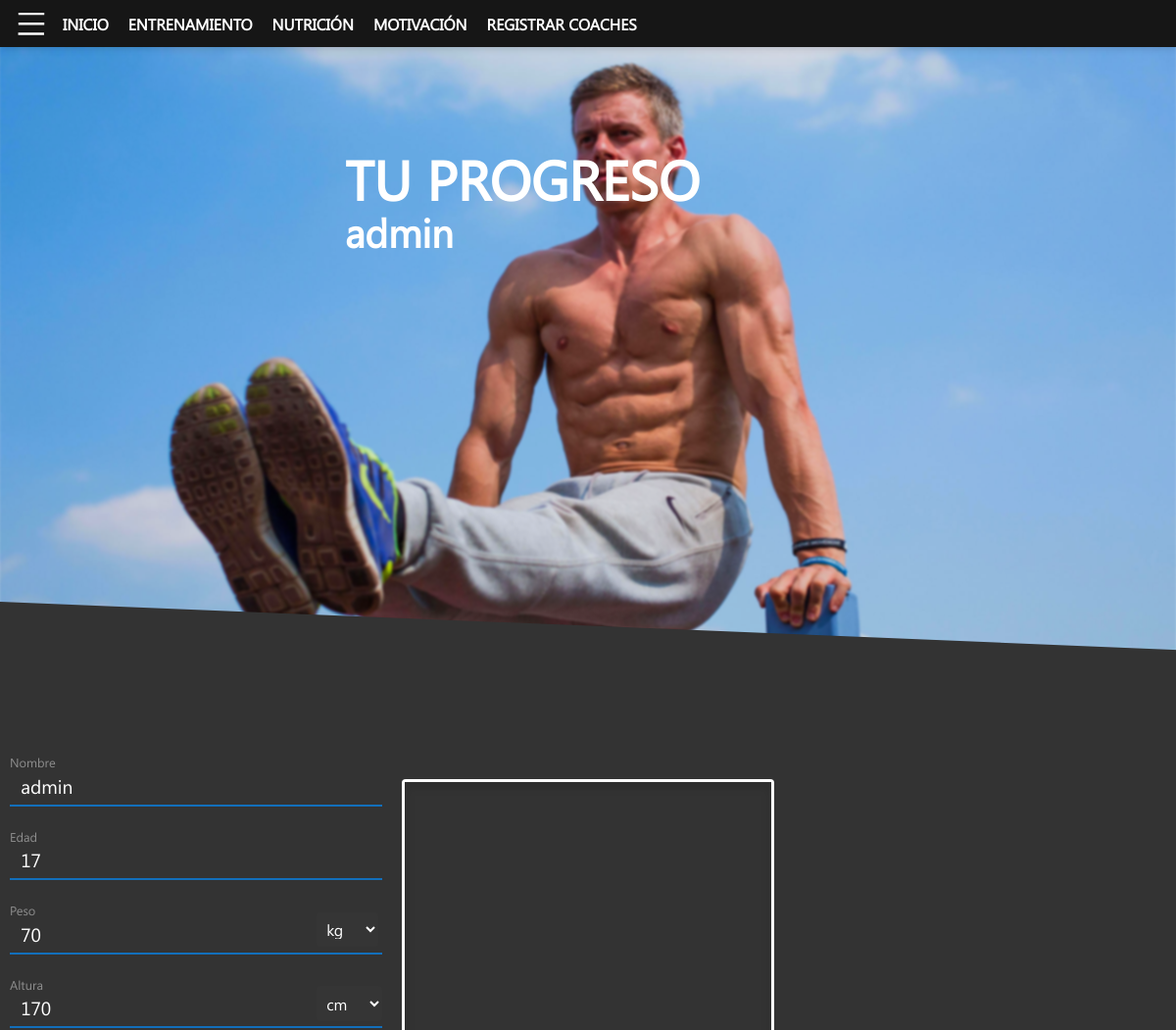
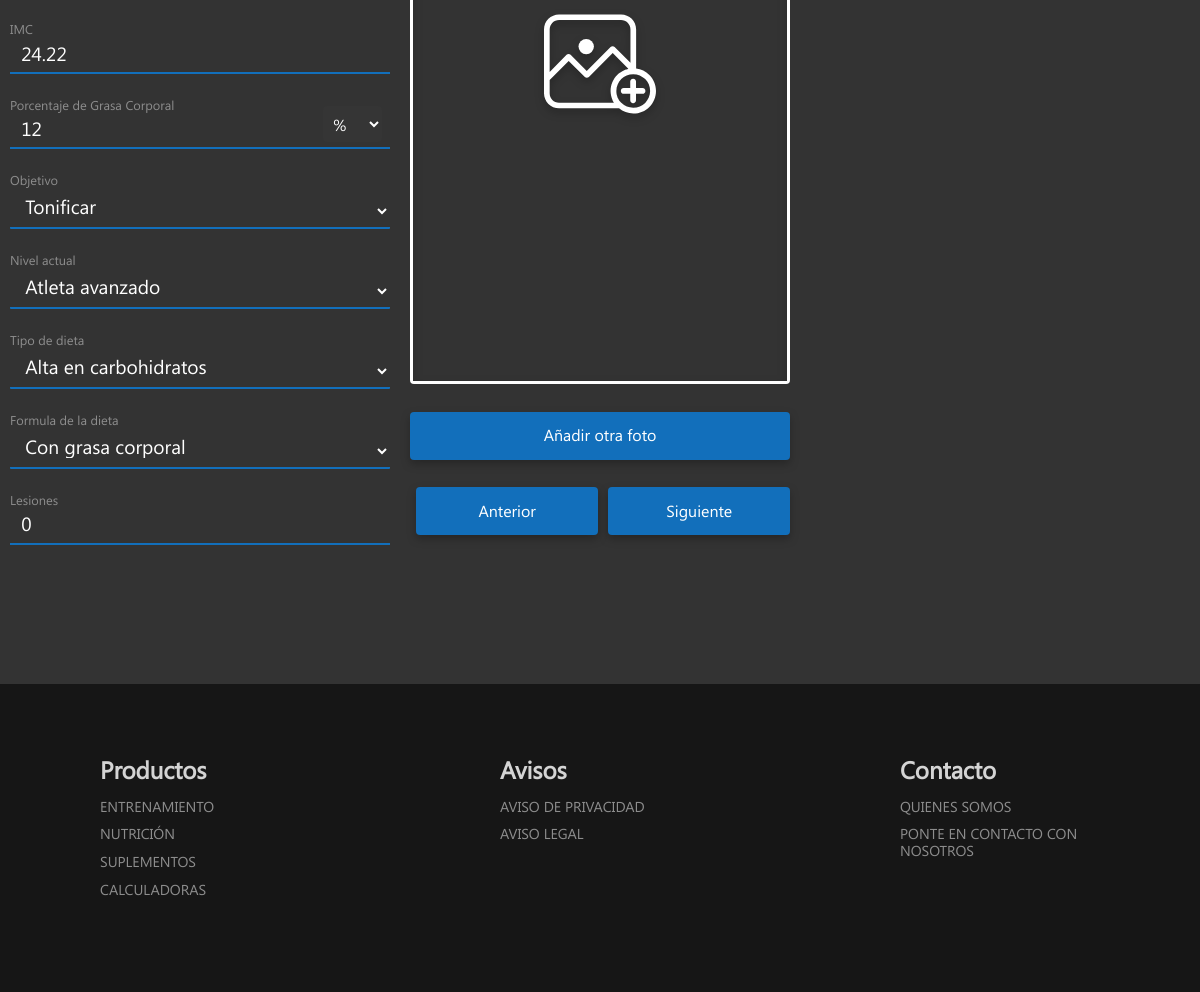
The page /miprogreso.php (signed in) on the database its author committed (2 pictures, top to bottom).
### tables this page shows
CREATE TABLE clientes(
    idUsuario INT NOT NULL,
    unidadAltura VARCHAR(2),
    unidadPeso VARCHAR(2),
    edad INT,
    altura INT,
    peso INT,
    genero VARCHAR(20),
    objetivo VARCHAR(30),
    nivel VARCHAR(40),
    lesiones INT,
    porcentajeGrasa INT,
    tipoDieta ENUM('Alta en carbohidratos', 'Baja en carbohidratos', 'Alta en proteína'),
    tipoFormula ENUM('Con grasa corporal', 'Sin grasa corporal'),
    idCoachNutriologo INT,
    idCoachEntrenador INT,
    PRIMARY KEY (idUsuario),
    FOREIGN KEY (idUsuario) REFERENCES usuarios(idUsuario),
    FOREIGN KEY (idCoachNutriologo) REFERENCES coaches(idCoach),
    FOREIGN KEY (idCoachEntrenador) REFERENCES coaches(idCoach)
)ENGINE InnoDB;

### php/database.php (called while the page is built, shortened)
<?php
    class funcionesDB extends Conexion{
        public function obtenerDatosCompletos($conexion, $data){
            $query = "SELECT usuarios.tipoUsuario,
                clientes.unidadAltura, clientes.unidadPeso, clientes.edad, clientes.peso, clientes.altura, clientes.objetivo, clientes.nivel, clientes.lesiones,
                clientes.porcentajeGrasa, clientes.tipoDieta, clientes.tipoFormula,clientes.idCoachNutriologo, clientes.idCoachEntrenador
                from usuarios
                JOIN clientes ON clientes.idUsuario = usuarios.idUsuario
                WHERE usuarios.idUsuario=?";
            $result = $conexion->prepare($query);
            $result->execute([$data]);
            return $result->fetchAll(PDO::FETCH_ASSOC);
        }
        public function obtenerImagenes($conexion, $data){
            $result = $conexion->prepare('SELECT src, fechaCreacion FROM imagenes WHERE idUsuario=?');
            $result->execute([$data]);
            return $result->fetchAll(PDO::FETCH_ASSOC);
        }
    }
?>

### miprogreso.php (the view, shortened to what this page needs)
<?php
    if(isset($_SESSION['idUsuario']) && $_SESSION['idUsuario'] != ''){
        include_once('php/database.php');
        $conexion = Conexion::Conectar();
        $funcionesDB = new funcionesDB;
        $data = $funcionesDB->obtenerDatosCompletos($conexion, $_SESSION['idUsuario']);
        $unidadAltura = $data[0]['unidadAltura'];
        $unidadPeso = $data[0]['unidadPeso'];
        $edad = $data[0]['edad'];
        $peso = $data[0]['peso'];
        $altura = $data[0]['altura'];
        $objetivo = $data[0]['objetivo'];
        $nivelEntrenamiento = $data[0]['nivel'];
        $lesiones = $data[0]['lesiones'];
        $porcentajeGrasa = $data[0]['porcentajeGrasa'];
        $tipoDieta = $data[0]['tipoDieta'];
        $tipoFormula = $data[0]['tipoFormula'];
        if ($altura != null && $peso != null && $altura != '' && $peso != '' && $altura != 0 && $peso != 0) {
            $IMC = number_format($peso / ($altura  / 100 * $altura / 100), 2);
        }
    }else{
        header('location: login.php');
    }
?>
<!DOCTYPE html>
<html lang = es>
<html>
    <head>
        <link rel = "stylesheet" href = "src/css/styles.css" type ="TEXT/CSS">
    </head>
    <body>
        <?php include_once('php/handlebars/header.php')?>
        <main>
            <section class="background background-image-8">
                <div class="background-filter"></div>
                <div class="image-8">
                    <h1>TU PROGRESO</h1>
                    <h2 class="nameUser"><?php echo $_SESSION['nombreUsuario']?></h2>
                </div>
            </section>
            <section class="divider hide-on-small-and-down">
            </section>
            <section class="information">
                <div class="progress-container">
                    <div>
                        <form autocomplete="off">
                            <label for="Nombre">
                                <p>Nombre</p>
                            </label>
                            <input type="text" name="Nombre" value="<?php echo $_SESSION['nombreUsuario']?>">
                            <label for="Edad">
                                <p>Edad</p>
                            </label>
                            <input type="number" name="Edad" value="<?php echo $edad?>">
                            <label for="Peso">
                                <p>Peso</p>
                            </label>
                            <input type="number" name="Peso" value="<?php echo $peso?>">
                                <select name="weightUnit" id="weightUnit" class="unidadesSelect" readonly>
                                    <option value="<?php echo $unidadPeso ?>"><?php echo $unidadPeso?></option>
                                </select>
                            <label for="Altura">
                                <p>Altura</p>
                            </label>
                            <input type="number" name="Altura" value="<?php echo $altura?>">
                                <select name="heightUnit" id="heightUnit" class="unidadesSelect" readonly >
                                    <option value="<?php echo $unidadAltura ?>"><?php echo $unidadAltura?></option>
                                </select>
                            <label for="IMC">
                                <p>IMC</p>
                            </label>
                            <input type="number" name="IMC" value="<?php echo $IMC?>" readonly>
                            <label for="porcentajeGrasa">
                                <p>Porcentaje de Grasa Corporal</p>
                            </label>
                            <input type="number" name="porcentajeGrasa" value="<?php echo $porcentajeGrasa?>">
                            <select name="porcentajeGrasa" id="porcentajeGrasa" class="unidadesSelect" readonly >
                                    <option value="%">%</option>
                                </select>
                            <div>
                                <label for="Objetivo">
                                    <p>Objetivo</p>
                                </label>
                                <select name="Objetivo" readonly>
                                    <option value="<?php echo $objetivo ?>"><?php echo $objetivo ?></option>
                                </select>
                            </div>
                            <div>
                                <label for="Nivel">
                                    <p>Nivel actual</p>
                                </label>
                                <select name="Nivel">
                                    <option value="<?php echo $nivelEntrenamiento ?>"><?php echo $nivelEntrenamiento ?></option>
                                </select>
                            </div>
                            <div>
                                <label for="TipoDieta">
                                    <p>Tipo de dieta</p>
                                </label>
                                <select name="TipoDieta">
                                    <option value="<?php echo $tipoDieta ?>"><?php echo $tipoDieta ?></option>
                                </select>
                            </div>
                            <div>
                                <label for="tipoFormula">
                                    <p>Formula de la dieta</p>
                                </label>
                                <select name="tipoFormula">
                                    <option value="<?php echo $tipoFormula ?>"><?php echo $tipoFormula ?></option>
                                </select>
                            </div>
                            <label for="Lesiones">
                                <p>Lesiones</p>
                            </label>
                            <input type="number" name="Lesiones" value="<?php echo $lesiones?>">
                        </form>
                    </div>
                    <div class="img-user-progress">
                        <div class="formPhoto">
                            <?php
                            $data = $funcionesDB->obtenerImagenes($conexion, $_SESSION['idUsuario']);
                            if(count($data) != 0){
                                $template = '';
                                $estado = 'after';
                                $contador = 0;
                                foreach ($data as $dato){
                                    if ($contador >= count($data) - 1) {
                                        $estado = 'now';
                                    }
                                    $template .= '
                                    <div class="img-user ' .  $estado . '">
                                        <div class="header-img">
                                            <h2>' . $dato['fechaCreacion'] . '</h2>
                                            <div class="delete-img">
                                                <svg viewBox="0 0 512 512" xmlns="http://www.w3.org/2000/svg" onclick="eliminarFoto(\'' . $dato['src'] .'\', \''. $dato['fechaCreacion'] .'\')">
                                                    <path d="m256 0c-141.164062 0-256 114.835938-256 256s114.835938 256 256 256 256-114.835938 256-256-114.835938-256-256-256zm0 0" fill="#126fbb"></path>
                                                    <path d="m350.273438 320.105469c8.339843 8.34375 8.339843 21.824219 0 30.167969-4.160157 4.160156-9.621094 6.25-15.085938 6.25-5.460938 0-10.921875-2.089844-15.082031-6.25l-64.105469-64.109376-64.105469 64.109376c-4.160156 4.160156-9.621093 6.25-15.082031 6.25-5.464844 0-10.925781-2.089844-15.085938-6.25-8.339843-8.34375-8.339843-21.824219 0-30.167969l64.109376-64.105469-64.109376-64.105469c-8.339843-8.34375-8.339843-21.824219 0-30.167969 8.34375-8.339843 21.824219-8.339843 30.167969 0l64.105469 64.109376 64.105469-64.109376c8.34375-8.339843 21.824219-8.339843 30.167969 0 8.339843 8.34375 8.339843 21.824219 0 30.167969l-64.109376 64.105469zm0 0" fill="#fafafa"></path>
                                                </svg>
                                            </div>
                                        </div>
                                        <img src="' . substr($dato['src'], 3) .'">
                                        </div>
                                    ';
                                    $contador++;
                                }
                                echo $template;
                                echo '
                                    <form id="frmImage" onsubmit="return false" class ="hide">
                                    <div class="photoSelectButton">
                                        <div class="photoInput">
                                                <svg version="1.1" id="Capa_1" xmlns="http://www.w3.org/2000/svg" xmlns:xlink="http://www.w3.org/1999/xlink" x="0px" y="0px"
                                                viewBox="0 0 419.2 419.2" style="enable-background:new 0 0 419.2 419.2;" xml:space="preserve">
                                                <g>
                                                    <g>
                                                        <g>
                                                            <circle cx="158" cy="144.4" r="28.8"/>
                                                            <path d="M394.4,250.4c-13.6-12.8-30.8-21.2-49.6-23.6V80.4c0-15.6-6.4-29.6-16.4-40C318,30,304,24,288.4,24h-232
                                                                c-15.6,0-29.6,6.4-40,16.4C6,50.8,0,64.8,0,80.4v184.4V282v37.2c0,15.6,6.4,29.6,16.4,40c10.4,10.4,24.4,16.4,40,16.4h224.4
                                                                c14.8,12,33.2,19.6,53.6,19.6c23.6,0,44.8-9.6,60-24.8c15.2-15.2,24.8-36.4,24.8-60C419.2,286.8,409.6,265.6,394.4,250.4z
                                                                 M21.2,80.4c0-9.6,4-18.4,10.4-24.8c6.4-6.4,15.2-10.4,24.8-10.4h232c9.6,0,18.4,4,24.8,10.4c6.4,6.4,10.4,15.2,10.4,24.8v124.8
                                                                l-59.2-58.8c-4-4-10.8-4.4-15.2,0L160,236l-60.4-60.8c-4-4-10.8-4.4-15.2,0l-63.2,64V80.4z M56,354.8v-0.4
                                                                c-9.6,0-18.4-4-24.8-10.4c-6-6.4-10-15.2-10-24.8V282v-12.8L92.4,198l60.4,60.4c4,4,10.8,4,15.2,0l89.2-89.6l58.4,58.8
                                                                c-1.2,0.4-2.4,0.8-3.6,1.2c-1.6,0.4-3.2,0.8-5.2,1.6c-1.6,0.4-3.2,1.2-4.8,1.6c-1.2,0.4-2,0.8-3.2,1.6c-1.6,0.8-2.8,1.2-4,2
                                                                c-2,1.2-4,2.4-6,3.6c-1.2,0.8-2,1.2-3.2,2c-0.8,0.4-1.2,0.8-2,1.2c-3.6,2.4-6.8,5.2-9.6,8.4c-15.2,15.2-24.8,36.4-24.8,60
                                                                c0,6,0.8,11.6,2,17.6c0.4,1.6,0.8,2.8,1.2,4.4c1.2,4,2.4,8,4,12v0.4c1.6,3.2,3.2,6.8,5.2,9.6H56z M378.8,355.2
                                                                c-11.6,11.6-27.2,18.4-44.8,18.4c-16.8,0-32.4-6.8-43.6-17.6c-1.6-1.6-3.2-3.6-4.8-5.2c-1.2-1.2-2.4-2.8-3.6-4
                                                                c-1.6-2-2.8-4.4-4-6.8c-0.8-1.6-1.6-2.8-2.4-4.4c-0.8-2-1.6-4.4-2-6.8c-0.4-1.6-1.2-3.6-1.6-5.2c-0.8-4-1.2-8.4-1.2-12.8
                                                                c0-17.6,7.2-33.2,18.4-44.8c11.6-11.6,27.2-18.4,44.8-18.4c17.6,0,33.2,7.2,44.8,18.4c11.6,11.2,18.4,27.2,18.4,44.8
                                                                C397.2,328,390,343.6,378.8,355.2z"/>
                                                            <path d="M368.8,299.6h-24.4v-24.4c0-6-4.8-10.8-10.8-10.8s-10.8,4.8-10.8,10.8v24.4h-24.4c-6,0-10.8,4.8-10.8,10.8
                                                                s4.8,10.8,10.8,10.8h24.4v24.4c0,6,4.8,10.8,10.8,10.8s10.8-4.8,10.8-10.8v-24.4h24.4c6,0,10.8-4.8,10.8-10.8
                                                                S374.8,299.6,368.8,299.6z"/>
                                                        </g>
                                                    </g>
                                                </g>
                                                </svg>
                                            </div>
                                        </div>
                                        <input type="file" name="image" id="Foto" accept=".jpg,.png">
                                    </form>';
                            }else{
                                echo '
                                    <form id="frmImage" onsubmit="return false">
                                    <div class="photoSelectButton">
                                        <div class="photoInput">
                                            </div>
                                        </div>
                                    </form>';
                            }
                            ?>
                        </div>
                        <div class="buttonImg" style="display: flex;" id="addNewPhoto">
                            <label for="addNewPhoto">Añadir otra foto</label>
                        </div>
                        <div class="buttonImg" id="before">
                            <label for="Anterior">Anterior</label>
                        </div>
                        <div class="buttonImg" id="after">
                            <label for="Anterior">Siguiente</label>
                        </div>
                    </div>
                </div>
            </section>
            <footer>
                <div>
                    <h3>Productos</h3>
                    <ul>
                        <li><a href="">ENTRENAMIENTO</a></li>
                        <li><a href="">NUTRICIÓN</a> </li>
                        <li><a href="">SUPLEMENTOS</a></li>
                        <li><a href="">CALCULADORAS</a></li>
                    </ul>
                </div>
                <div>
                    <h3>Avisos</h3>
                    <ul>
                        <li><a href="">AVISO DE PRIVACIDAD</a></li>
                        <li><a href="">AVISO LEGAL</a></li>
                    </ul>
                </div>
                <div>
                    <h3>Contacto</h3>
                    <ul>
                        <li><a href="">QUIENES SOMOS</a></li>
                        <li><a href="">PONTE EN CONTACTO CON NOSOTROS</a></li>
                    </ul>
                </div>
            </footer>
        </main>
    </body>
</html>

### rows shown on the page
clientes: Edad "17", Peso "70", weightUnit "kg", Altura "170", heightUnit "cm", IMC "24.22", porcentajeGrasa "12", Objetivo "Tonificar", Nivel "Atleta avanzado", TipoDieta "Alta en carbohidratos", tipoFormula "Con grasa corporal", Lesiones "0"

### other values the page prints
$_SESSION['nombreUsuario'] "admin"
